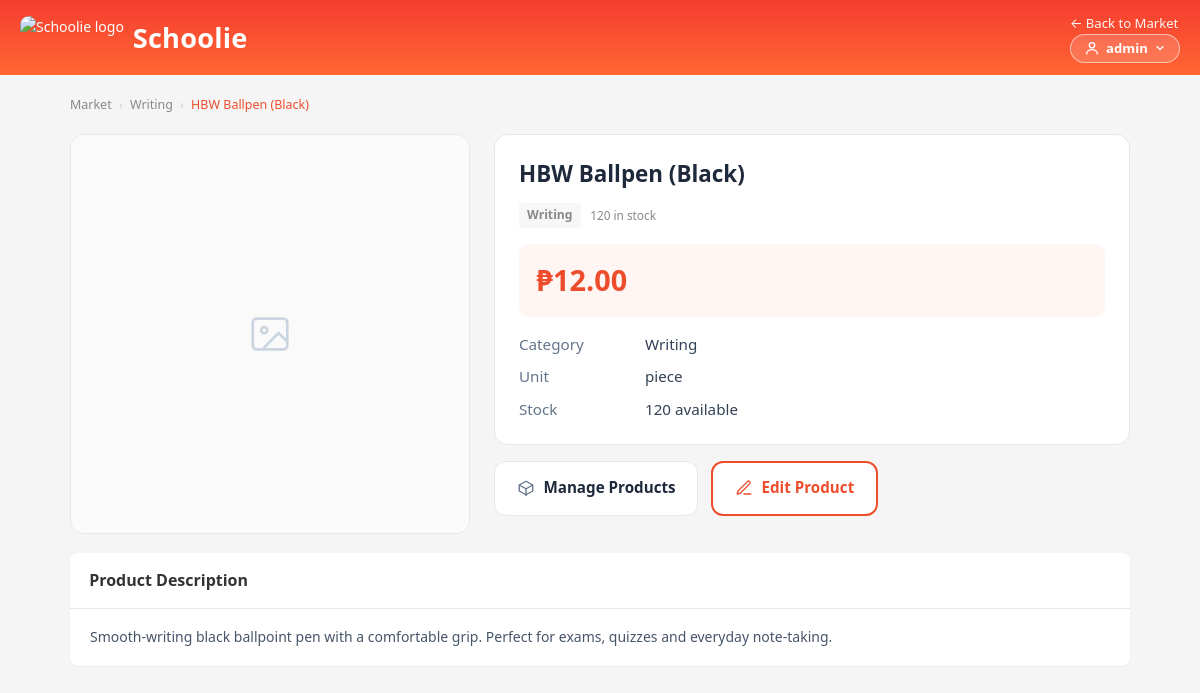
The page /product.php?id=1 (signed in) on the database its author committed.
### tables this page shows
CREATE TABLE products (
  id          INT           AUTO_INCREMENT PRIMARY KEY,
  item_code   VARCHAR(20)   UNIQUE NOT NULL,
  item_name   VARCHAR(100)  NOT NULL,
  description TEXT          NOT NULL,
  category    VARCHAR(50)   NOT NULL,
  unit        VARCHAR(20)   NOT NULL,
  price       DECIMAL(10,2) NOT NULL,
  stock       INT           NOT NULL
);

### config.php (called while the page is built, shortened)
<?php
try {
    $conn = mysqli_connect(DB_HOST, DB_USER, DB_PASS, DB_NAME);
} catch (Throwable $e) {
    $conn = false;
}
mysqli_set_charset($conn, 'utf8mb4');
function product_images(int $productId): array
{
    global $conn;
    $res = mysqli_query($conn, 'SELECT filename FROM product_images WHERE product_id = ' . $productId . ' ORDER BY id ASC');
    $out = [];
    return $out;
}

### product.php (the view, shortened to what this page needs)
<?php
require_once __DIR__ . '/config.php';
require_once __DIR__ . '/nav.php';
$id = (int) ($_GET['id'] ?? 0);
$stmt = mysqli_prepare(
    $conn,
    'SELECT id, item_code, item_name, description, category, unit, price, stock FROM products WHERE id = ?'
);
mysqli_stmt_bind_param($stmt, 'i', $id);
mysqli_stmt_execute($stmt);
$product = mysqli_fetch_assoc(mysqli_stmt_get_result($stmt));
$images = product_images($id);
?>
<!DOCTYPE html>
<html lang="en">
<head>
    <link rel="stylesheet" href="style.css">
</head>
<body>
<?= seller_breadcrumb([
    ['Market', 'index.php'],
    [(string) $product['category'], 'index.php?category=' . rawurlencode((string) $product['category'])],
    [(string) $product['item_name'], ''],
]) ?>
<div class="product-wrap">
    <div class="product-gallery">
        <div class="p-main">
            <?php if ($images && upload_path($images[0]) !== null): ?>
                <img id="main-img" src="<?= PRODUCT_IMG_URL ?>/<?= rawurlencode(basename($images[0])) ?>"
                     alt="<?= htmlspecialchars($product['item_name'], ENT_QUOTES) ?>">
            <?php else: ?>
                <div class="p-img-empty big">
                    <svg viewBox="0 0 24 24" width="46" height="46" fill="none" stroke="currentColor" stroke-width="1.4" stroke-linecap="round" stroke-linejoin="round" aria-hidden="true">
                        <rect x="3" y="4" width="18" height="16" rx="2"/><circle cx="9" cy="10" r="1.6"/><path d="M21 16l-4.5-4.5L9 19"/>
                    </svg>
                </div>
            <?php endif; ?>
        </div>
    </div>
    <div class="product-side">
        <div class="product-info">
            <h1 class="product-title"><?= htmlspecialchars($product['item_name']) ?></h1>
            <div class="product-tags">
                <span class="badge"><?= htmlspecialchars($product['category']) ?></span>
                <span class="p-stock"><?= (int) $product['stock'] ?> in stock</span>
            </div>
            <div class="product-price-box">
                <span class="product-price"><span class="cur">&#8369;</span><?= number_format((float) $product['price'], 2) ?></span>
            </div>
            <div class="product-specs">
                <div class="spec-row"><span class="spec-label">Category</span><span><?= htmlspecialchars($product['category']) ?></span></div>
                <div class="spec-row"><span class="spec-label">Unit</span><span><?= htmlspecialchars($product['unit']) ?></span></div>
                <div class="spec-row"><span class="spec-label">Stock</span><span><?= (int) $product['stock'] ?> available</span></div>
            </div>
        </div>
        <div class="product-actions">
            <a class="action-card" href="products.php">
                <svg viewBox="0 0 24 24" width="18" height="18" fill="none" stroke="currentColor" stroke-width="1.8" stroke-linecap="round" stroke-linejoin="round" aria-hidden="true"><path d="M21 8l-9-5-9 5v8l9 5 9-5z"/><path d="M3.3 8.3L12 13l8.7-4.7"/><path d="M12 13v9"/></svg>
                <span>Manage Products</span>
            </a>
            <a class="action-card action-edit" href="edit.php?id=<?= (int) $product['id'] ?>">
                <svg viewBox="0 0 24 24" width="18" height="18" fill="none" stroke="currentColor" stroke-width="1.8" stroke-linecap="round" stroke-linejoin="round" aria-hidden="true"><path d="M12 20h9"/><path d="M16.5 3.5a2.1 2.1 0 0 1 3 3L7 19l-4 1 1-4z"/></svg>
                <span>Edit Product</span>
            </a>
        </div>
    </div>
</div>
<section class="panel desc-panel">
    <div class="panel-head"><h2>Product Description</h2></div>
    <div class="product-desc"><?= nl2br(htmlspecialchars($product['description'])) ?></div>
</section>
</body>
</html>

### style.css (style rules this page uses)
:root { --orange: #ee4d2d; --orange-dark: #d73211; --orange-grad: linear-gradient(-180deg, #f53d2f, #f63); --orange-soft: #fff1ef; --orange-border: #ffd6cd; --green: #26aa99; --green-soft: #eefbfa; --bg: #f5f5f5; --surface: #ffffff; --text: #333333; --muted: #888888; --border: #e8e8e8; --radius: 8px; --shadow-sm: 0 1px 1px rgba(0, 0, 0, .05); --shadow: 0 1px 8px rgba(0, 0, 0, .12); --font: "Segoe UI", system-ui, -apple-system, "Helvetica Neue", Arial, sans-serif; }
* { box-sizing: border-box; }
html, body { margin: 0; padding: 0; }
html { scrollbar-width: none; }
body { font-family: var(--font); background: var(--bg); color: var(--text); font-size: 14px; line-height: 1.55; min-height: 100vh; }
a { color: var(--orange); }
.p-img-empty { aspect-ratio: 1 / 1; display: flex; align-items: center; justify-content: center; color: #ccc; background: #fafafa; }
.p-stock { color: var(--muted); font-size: .74rem; white-space: nowrap; }
.panel { background: var(--surface); border-radius: var(--radius); box-shadow: var(--shadow-sm); margin-bottom: 1.25rem; }
.panel-head { display: flex; align-items: center; justify-content: space-between; flex-wrap: wrap; gap: 1rem; padding: .95rem 1.2rem; border-bottom: 1px solid var(--border); }
.panel-head h2 { margin: 0; font-size: 1rem; }
.badge { display: inline-block; border-radius: 2px; padding: .18rem .5rem; font-size: .76rem; font-weight: 600; white-space: nowrap; background: #f7f7f7; color: var(--muted); }
.product-wrap { display: grid; grid-template-columns: 400px 1fr; gap: 1.5rem; align-items: start; max-width: 1100px; margin: 1.2rem auto 0; padding: 0 1.25rem; }
.p-main { border: 1px solid #e2e8f0; border-radius: 14px; overflow: hidden; aspect-ratio: 1 / 1; background: #fafafa; display: flex; align-items: center; justify-content: center; }
.p-img-empty.big { width: 100%; height: 100%; display: flex; align-items: center; justify-content: center; color: #cbd5e1; }
.product-info { background: #fff; border: 1px solid #e2e8f0; border-radius: 14px; padding: 1.4rem 1.5rem; }
.product-title { font-size: 1.4rem; margin: 0 0 .7rem; color: #1e293b; }
.product-tags { display: flex; align-items: center; gap: .6rem; flex-wrap: wrap; }
.product-price-box { background: #fff5f2; border-radius: 10px; padding: .9rem 1.1rem; margin: 1rem 0; }
.product-price { color: #ee4d2d; font-size: 1.8rem; font-weight: 700; }
.product-specs { display: grid; gap: .55rem; }
.spec-row { display: flex; gap: 1rem; font-size: .95rem; color: #334155; }
.spec-label { width: 110px; color: #64748b; }
.desc-panel { max-width: 1100px; margin: 1.2rem auto 2rem; }
.product-desc { padding: 1rem 1.25rem; line-height: 1.75; color: #475569; }
.product-wrap { max-width: none; margin: 1.2rem 0 0; padding: 0; }
.product-side { display: flex; flex-direction: column; gap: 1rem; min-width: 0; }
.product-actions { display: flex; gap: .8rem; flex-wrap: wrap; }
.action-card { display: inline-flex; align-items: center; gap: .55rem; background: #fff; border: 1px solid #e2e8f0; border-radius: 12px; padding: .85rem 1.35rem; font-weight: 600; font-size: .95rem; color: #1e293b; text-decoration: none; }
.action-card svg { color: #64748b; }
.action-card.action-edit { border: 2px solid var(--orange); color: var(--orange); }
.action-card.action-edit svg { color: var(--orange); }
.desc-panel { max-width: none; margin: 1.2rem 0 2rem; }

### rows shown on the page
products: item_name "HBW Ballpen (Black)", category "Writing", stock "120", price "12.00", unit "piece", description "Smooth-writing black ballpoint pen with a comfortable grip. Perfect for exams, quizzes and everyday note-taking."

### other values the page prints
$user "admin"
$label "Market"
$label "Writing"
$label "HBW Ballpen (Black)"
